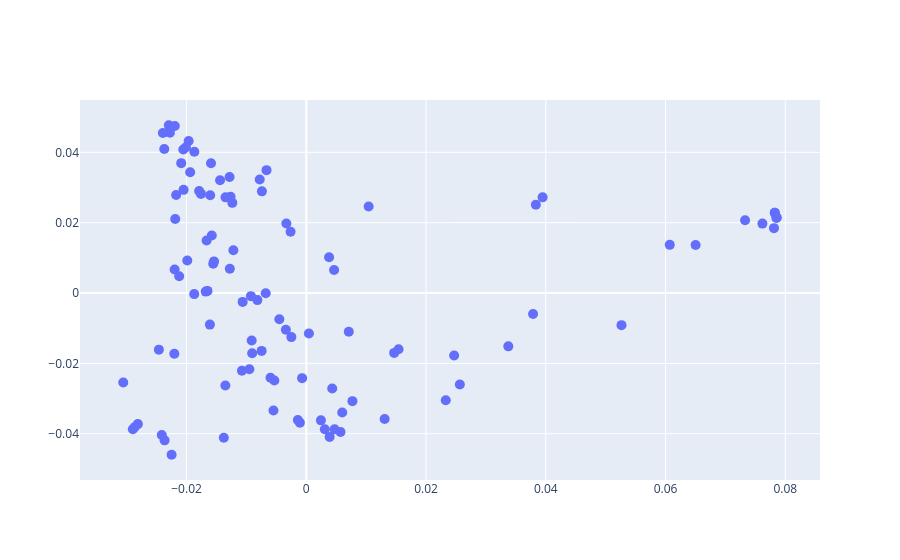

The cell this chart's notebook holds for it:
### Code cell
go.Figure(scatter_dataset).show()
